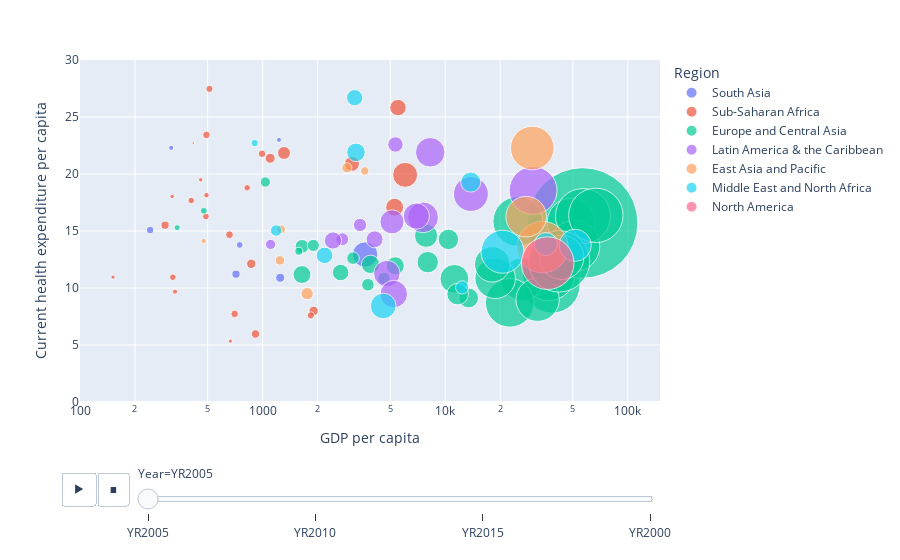

The code cell stored with this chart in its notebook:
### Markdown cell above
### Creating Scatter Plot to Compare GDP with the Current health expenditure

### Code cell
px.scatter(dataset, x="GDP per capita", y="Current health expenditure per capita", animation_frame="Year", animation_group="Country Name",
           size="Population", color="Region", hover_name="Country Name",
           log_x=True, size_max=100, range_x=[100,150000], range_y=[0,30])

### Figure 1 — Plotly figure (JSON) as saved in the notebook; plotly's stock layout.template omitted (floating-point values rounded to 4 significant figures)
{"data": [{"hovertemplate": "<b>%{hovertext}</b><br><br>Region=South Asia<br>Year=YR2005<br>GDP per capita=%{x}<br>Current health expenditure per capita=%{y}<br>Population=%{marker.size}<extra></extra>", "hovertext": ["Afghanistan", "Bhutan", "India", "Sri Lanka", "Maldives", "Nepal", "Pakistan"], "ids": ["Afghanistan", "Bhutan", "India", "Sri Lanka", "Maldives", "Nepal", "Pakistan"], "legendgroup": "South Asia", "marker": {"color": "#636efa", "size": [18.87, 8.152, 21.67, 26.66, 207.0, 8.27, 14.67], "sizemode": "area", "sizeref": 0.6397, "symbol": "circle"}, "mode": "markers", "name": "South Asia", "orientation": "v", "showlegend": true, "type": "scatter", "x": [242.0, 1228.0, 714.9, 1249.0, 3640.0, 315.8, 748.9], "xaxis": "x", "y": [15.08, 23.0, 11.21, 10.9, 12.94, 22.29, 13.78], "yaxis": "y"}, {"hovertemplate": "<b>%{hovertext}</b><br><br>Region=Sub-Saharan Africa<br>Year=YR2005<br>GDP per capita=%{x}<br>Current health expenditure per capita=%{y}<br>Population=%{marker.size}<extra></extra>", "hovertext": ["Angola", "Burundi", "Benin", "Burkina Faso", "Botswana", "Central African Republic", "Cote d'Ivoire", "Cameroon", "Congo, Rep.", "Ghana", "Guinea", "Gambia, The", "Kenya", "Lesotho", "Madagascar", "Mali", "Mozambique", "Mauritius", "Sudan", "Senegal", "Sierra Leone", "Sao Tome and Principe", "Eswatini", "Chad", "Togo", "Tanzania", "South Africa", "Zambia"], "ids": ["Angola", "Burundi", "Benin", "Burkina Faso", "Botswana", "Central African Republic", "Cote d'Ivoire", "Cameroon", "Congo, Rep.", "Ghana", "Guinea", "Gambia, The", "Kenya", "Lesotho", "Madagascar", "Mali", "Mozambique", "Mauritius", "Sudan", "Senegal", "Sierra Leone", "Sao Tome and Principe", "Eswatini", "Chad", "Togo", "Tanzania", "South Africa", "Zambia"], "legendgroup": "Sub-Saharan Africa", "marker": {"color": "#EF553B", "size": [28.29, 6.019, 13.64, 6.09, 87.3, 8.312, 53.33, 32.31, 16.88, 18.24, 14.11, 5.936, 16.7, 14.02, 6.571, 14.96, 2.355, 102.3, 23.77, 18.23, 21.71, 28.66, 72.37, 19.33, 13.91, 9.85, 199.6, 18.34], "sizemode": "area", "sizeref": 0.6397, "symbol": "circle"}, "mode": "markers", "name": "Sub-Saharan Africa", "orientation": "v", "showlegend": true, "type": "scatter", "x": [1902.0, 151.7, 822.8, 457.9, 5513.0, 331.3, 1310.0, 1100.0, 1836.0, 492.5, 322.4, 665.7, 511.6, 842.8, 319.5, 489.0, 416.8, 5283.0, 914.2, 992.7, 292.3, 866.5, 3084.0, 658.6, 406.6, 492.6, 6033.0, 702.7], "xaxis": "x", "y": [7.992, 10.96, 18.79, 19.49, 25.82, 9.68, 21.85, 21.38, 7.598, 23.43, 10.95, 5.344, 27.47, 32.4, 18.03, 16.28, 22.72, 17.09, 5.967, 21.77, 15.51, 12.13, 20.89, 14.67, 17.68, 18.14, 19.92, 7.73], "yaxis": "y"}, {"hovertemplate": "<b>%{hovertext}</b><br><br>Region=Europe and Central Asia<br>Year=YR2005<br>GDP per capita=%{x}<br>Current health expenditure per capita=%{y}<br>Population=%{marker.size}<extra></extra>", "hovertext": ["Albania", "Armenia", "Austria", "Azerbaijan", "Belgium", "Bulgaria", "Belarus", "Switzerland", "Cyprus", "Czechia", "Denmark", "Spain", "Estonia", "Finland", "United Kingdom", "Georgia", "Greece", "Hungary", "Ireland", "Iceland", "Italy", "Kazakhstan", "Kyrgyz Republic", "Lithuania", "Moldova", "Netherlands", "Norway", "Poland", "Portugal", "Romania", "Russian Federation", "Slovak Republic", "Slovenia", "Sweden", "Tajikistan", "Ukraine"], "ids": ["Albania", "Armenia", "Austria", "Azerbaijan", "Belgium", "Bulgaria", "Belarus", "Switzerland", "Cyprus", "Czechia", "Denmark", "Spain", "Estonia", "Finland", "United Kingdom", "Georgia", "Greece", "Hungary", "Ireland", "Iceland", "Italy", "Kazakhstan", "Kyrgyz Republic", "Lithuania", "Moldova", "Netherlands", "Norway", "Poland", "Portugal", "Romania", "Russian Federation", "Slovak Republic", "Slovenia", "Sweden", "Tajikistan", "Ukraine"], "legendgroup": "Europe and Central Asia", "marker": {"color": "#00cc96", "size": [86.82, 60.8, 1015.0, 20.52, 872.6, 108.2, 50.43, 3912.0, 792.2, 126.0, 722.2, 586.0, 134.0, 716.5, 664.5, 102.2, 758.0, 267.1, 832.2, 971.1, 602.8, 50.6, 15.37, 172.1, 34.03, 1207.0, 946.5, 146.6, 527.2, 50.41, 105.4, 149.5, 402.6, 628.2, 12.0, 47.74], "sizemode": "area", "sizeref": 0.6397, "symbol": "circle"}, "mode": "markers", "name": "Europe and Central Asia", "orientation": "v", "showlegend": true, "type": "scatter", "x": [2674.0, 1644.0, 38420.0, 1578.0, 36810.0, 3900.0, 3126.0, 56550.0, 24960.0, 13430.0, 48800.0, 26430.0, 10410.0, 39050.0, 42130.0, 1643.0, 22560.0, 11230.0, 50930.0, 56790.0, 32060.0, 3771.0, 476.6, 7855.0, 1035.0, 41990.0, 66810.0, 8022.0, 18780.0, 4618.0, 5323.0, 11690.0, 18100.0, 43440.0, 340.6, 1894.0], "xaxis": "x", "y": [11.36, 13.65, 10.26, 13.22, 11.18, 12.07, 12.62, 15.7, 15.84, 9.124, 15.78, 10.77, 14.27, 12.25, 13.0, 11.18, 8.7, 10.8, 13.68, 16.31, 8.972, 10.29, 16.77, 14.58, 19.3, 12.34, 16.37, 12.27, 10.85, 10.84, 11.95, 9.465, 12.08, 12.69, 15.29, 13.74], "yaxis": "y"}, {"hovertemplate": "<b>%{hovertext}</b><br><br>Region=Latin America & the Caribbean<br>Year=YR2005<br>GDP per capita=%{x}<br>Current health expenditure per capita=%{y}<br>Population=%{marker.size}<extra></extra>", "hovertext": ["Argentina", "Bahamas, The", "Brazil", "Barbados", "Chile", "Colombia", "Guyana", "Jamaica", "St. Lucia", "Mexico", "Peru", "El Salvador", "Uruguay", "St. Vincent and the Grenadines"], "ids": ["Argentina", "Bahamas, The", "Brazil", "Barbados", "Chile", "Colombia", "Guyana", "Jamaica", "St. Lucia", "Mexico", "Peru", "El Salvador", "Uruguay", "St. Vincent and the Grenadines"], "legendgroup": "Latin America & the Caribbean", "marker": {"color": "#ab63fa", "size": [186.1, 733.9, 224.4, 389.4, 303.7, 56.41, 33.23, 92.33, 218.8, 279.1, 53.33, 95.4, 241.5, 75.78], "sizemode": "area", "sizeref": 0.6397, "symbol": "circle"}, "mode": "markers", "name": "Latin America & the Caribbean", "orientation": "v", "showlegend": true, "type": "scatter", "x": [5110.0, 30280.0, 4790.0, 13820.0, 7558.0, 3414.0, 1106.0, 4104.0, 6949.0, 8278.0, 2729.0, 2429.0, 5227.0, 5339.0], "xaxis": "x", "y": [15.8, 18.56, 11.26, 18.24, 16.2, 15.53, 13.82, 14.27, 16.31, 21.9, 14.28, 14.17, 9.471, 22.59], "yaxis": "y"}, {"hovertemplate": "<b>%{hovertext}</b><br><br>Region=East Asia and Pacific<br>Year=YR2005<br>GDP per capita=%{x}<br>Current health expenditure per capita=%{y}<br>Population=%{marker.size}<extra></extra>", "hovertext": ["Australia", "China", "Fiji", "Indonesia", "Lao PDR", "New Zealand", "Philippines", "Singapore", "Thailand"], "ids": ["Australia", "China", "Fiji", "Indonesia", "Lao PDR", "New Zealand", "Philippines", "Singapore", "Thailand"], "legendgroup": "East Asia and Pacific", "marker": {"color": "#FFA15A", "size": [848.6, 48.17, 22.04, 24.16, 9.305, 529.1, 29.19, 609.1, 33.13], "sizemode": "area", "sizeref": 0.6397, "symbol": "circle"}, "mode": "markers", "name": "East Asia and Pacific", "orientation": "v", "showlegend": true, "type": "scatter", "x": [34080.0, 1753.0, 3628.0, 1263.0, 475.6, 27750.0, 1244.0, 29960.0, 2894.0], "xaxis": "x", "y": [13.59, 9.5, 20.27, 15.15, 14.13, 16.26, 12.42, 22.28, 20.55], "yaxis": "y"}, {"hovertemplate": "<b>%{hovertext}</b><br><br>Region=Middle East and North Africa<br>Year=YR2005<br>GDP per capita=%{x}<br>Current health expenditure per capita=%{y}<br>Population=%{marker.size}<extra></extra>", "hovertext": ["Djibouti", "Egypt, Arab Rep.", "Iran, Islamic Rep.", "Israel", "Jordan", "Kuwait", "Lebanon", "Oman", "Qatar", "Saudi Arabia", "Tunisia"], "ids": ["Djibouti", "Egypt, Arab Rep.", "Iran, Islamic Rep.", "Israel", "Jordan", "Kuwait", "Lebanon", "Oman", "Qatar", "Saudi Arabia", "Tunisia"], "legendgroup": "Middle East and North Africa", "marker": {"color": "#19d3f3", "size": [17.31, 42.46, 110.4, 591.3, 87.82, 170.5, 211.1, 56.54, 331.6, 129.6, 84.65], "sizemode": "area", "sizeref": 0.6397, "symbol": "circle"}, "mode": "markers", "name": "Middle East and North Africa", "orientation": "v", "showlegend": true, "type": "scatter", "x": [904.7, 1186.0, 3246.0, 20590.0, 2183.0, 35590.0, 4575.0, 12380.0, 51460.0, 13790.0, 3193.0], "xaxis": "x", "y": [22.72, 15.04, 21.9, 13.18, 12.86, 13.85, 8.421, 10.05, 13.74, 19.29, 26.7], "yaxis": "y"}, {"hovertemplate": "<b>%{hovertext}</b><br><br>Region=North America<br>Year=YR2005<br>GDP per capita=%{x}<br>Current health expenditure per capita=%{y}<br>Population=%{marker.size}<extra></extra>", "hovertext": ["Canada"], "ids": ["Canada"], "legendgroup": "North America", "marker": {"color": "#FF6692", "size": [888.9], "sizemode": "area", "sizeref": 0.6397, "symbol": "circle"}, "mode": "markers", "name": "North America", "orientation": "v", "showlegend": true, "type": "scatter", "x": [36380.0], "xaxis": "x", "y": [12.18], "yaxis": "y"}], "layout": {"legend": {"itemsizing": "constant", "title": {"text": "Region"}, "tracegroupgap": 0}, "margin": {"t": 60}, "sliders": [{"active": 0, "currentvalue": {"prefix": "Year="}, "len": 0.9, "pad": {"b": 10, "t": 60}, "steps": [{"args": [["YR2005"], {"frame": {"duration": 0, "redraw": false}, "fromcurrent": true, "mode": "immediate", "transition": {"duration": 0, "easing": "linear"}}], "label": "YR2005", "method": "animate"}, {"args": [["YR2010"], {"frame": {"duration": 0, "redraw": false}, "fromcurrent": true, "mode": "immediate", "transition": {"duration": 0, "easing": "linear"}}], "label": "YR2010", "method": "animate"}, {"args": [["YR2015"], {"frame": {"duration": 0, "redraw": false}, "fromcurrent": true, "mode": "immediate", "transition": {"duration": 0, "easing": "linear"}}], "label": "YR2015", "method": "animate"}, {"args": [["YR2000"], {"frame": {"duration": 0, "redraw": false}, "fromcurrent": true, "mode": "immediate", "transition": {"duration": 0, "easing": "linear"}}], "label": "YR2000", "method": "animate"}], "x": 0.1, "xanchor": "left", "y": 0, "yanchor": "top"}], "updatemenus": [{"buttons": [{"args": [null, {"frame": {"duration": 500, "redraw": false}, "fromcurrent": true, "mode": "immediate", "transition": {"duration": 500, "easing": "linear"}}], "label": "&#9654;", "method": "animate"}, {"args": [[null], {"frame": {"duration": 0, "redraw": false}, "fromcurrent": true, "mode": "immediate", "transition": {"duration": 0, "easing": "linear"}}], "label": "&#9724;", "method": "animate"}], "direction": "left", "pad": {"r": 10, "t": 70}, "showactive": false, "type": "buttons", "x": 0.1, "xanchor": "right", "y": 0, "yanchor": "top"}], "xaxis": {"anchor": "y", "domain": [0, 1], "range": [2, 5.176], "title": {"text": "GDP per capita"}, "type": "log"}, "yaxis": {"anchor": "x", "domain": [0, 1], "range": [0, 30], "title": {"text": "Current health expenditure per capita"}}}}
